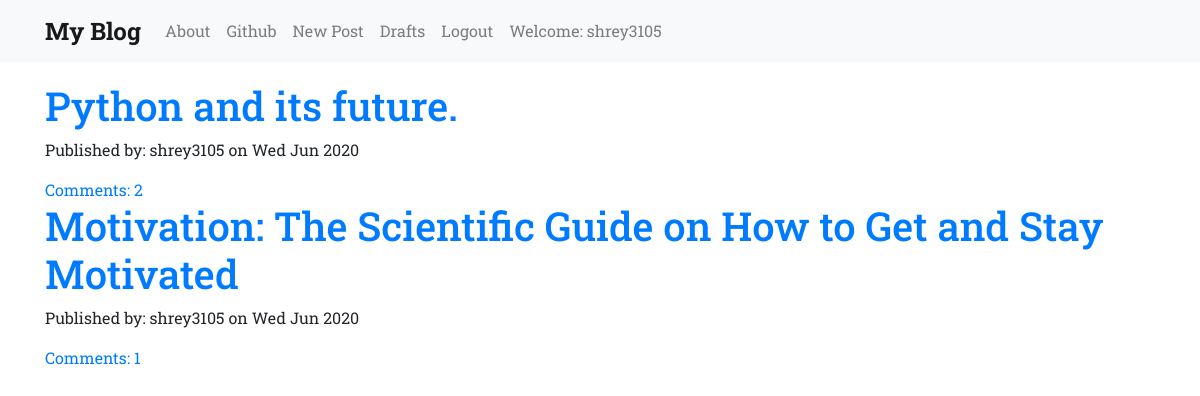
Screenshot of / (signed in) with the database file from the repository.
### blog/models.py (models this page shows, shortened)
class Post(models.Model):
    author=models.ForeignKey(User,on_delete=models.CASCADE)
    title=models.CharField(max_length=100)
    text=models.TextField()
    create_date=models.DateTimeField(default=timezone.now())
    published_date=models.DateTimeField(blank=True,null=True)
    def approved_comments(self):
        return self.comments.filter(approved_comments=True)

### blog/views.py (the view)
# urls.py: path('',views.PostList.as_view(),name='post_list'),
class PostList(ListView):
    model=Post
    def get_queryset(self):
        return Post.objects.filter(published_date__lte=timezone.now()).order_by('-published_date')

### blog/templates/blog/post_list.html
<!DOCTYPE html>
{% extends 'blog/base.html' %}
{% block content %}
<div class="centerstage">
  {% for post in post_list %}
    <div class="post">
      <h1><a href="{% url 'post_detail' pk=post.pk %}">{{post.title}}</a></h1>
      <p>Published by: {{post.author.username}} on {{post.published_date|date:"D M Y"}}</p>
      <a href="{% url 'post_detail' pk=post.pk %}">Comments: {{post.approved_comments.count}}</a>
    </div>
  {% endfor %}
</div>
{% endblock %}

### blog/templates/blog/base.html (shortened to what this page needs)
<!DOCTYPE html>
{% load static %}
<html lang="en" dir="ltr">
  <head>
    <link rel="stylesheet" href="https://maxcdn.bootstrapcdn.com/bootstrap/4.0.0/css/bootstrap.min.css">
    <link rel="stylesheet" href="//cdn.jsdelivr.net/npm/medium-editor@latest/dist/css/medium-editor.min.css" type="text/css" media="screen" charset="utf-8">
      <link rel="stylesheet" href="{% static 'css/blog.css' %}">
  </head>
  <body class="loader">
    <nav class="navbar navbar-expand-lg navbar-light bg-light techfont">
      <div class="container">
        <a class="navbar-brand bigbrand" href="{% url 'post_list' %}">My Blog</a>
          <ul class="navbar-nav mr-auto">
            <li class="nav-item">
              <a class="nav-link" href="{% url 'about' %}">About</a>
            </li>
            <li class="nav-item">
              <a class="nav-link" href="https://www.github.com">Github</a>
            </li>
            {% if user.is_authenticated %}
            <li class="nav-item">
              <a class="nav-link" href="{% url 'post_new' %}">New Post</a>
            </li>
            <li class="nav-item">
              <a class="nav-link" href="{% url 'drafts' %}">Drafts</a>
            </li>
            <li class="nav-item">
              <a class="nav-link" href="{% url 'logout' %}">Logout</a>
            </li>
            <li class="nav-item">
              <a class='nav-link' href="#">Welcome: {{user.username}}</a>
            </li>
            {% else %}
            <li class="nav-item">
              <a class="nav-link" href="{% url 'login' %}">LogIn</a>
            </li>
            {% endif %}
          </ul>
      </div>
    </nav>
      <div class="container">
        {% block content %}
        {% endblock %}
      </div>
  </body>
</html>

### blog/static/css/blog.css (style rules this page uses)
body { font-family: 'Roboto Slab',serif; }
nav { margin-bottom: 20px; }
.bigbrand { font-size: 1.5em; font-weight: bold; }
.centerstage { margin:0 auto; }
.loader { position:fixed; left:0; right:0; top:0; bottom:0; filter:hue-rotate(0deg); color:linear-gradient(45deg,#0f8,#08f); animation:hue 10000ms infinite linear; }

### rows the page displays
Post: title "Python and its future.", author.username "shrey3105", published_date "Wed Jun 2020", approved_comments.count "2"
Post: title "Motivation: The Scientific Guide on How to Get and Stay Motivated", author.username "shrey3105", published_date "Wed Jun 2020", approved_comments.count "1"

### other values shown
{{ user.username }} "shrey3105"
